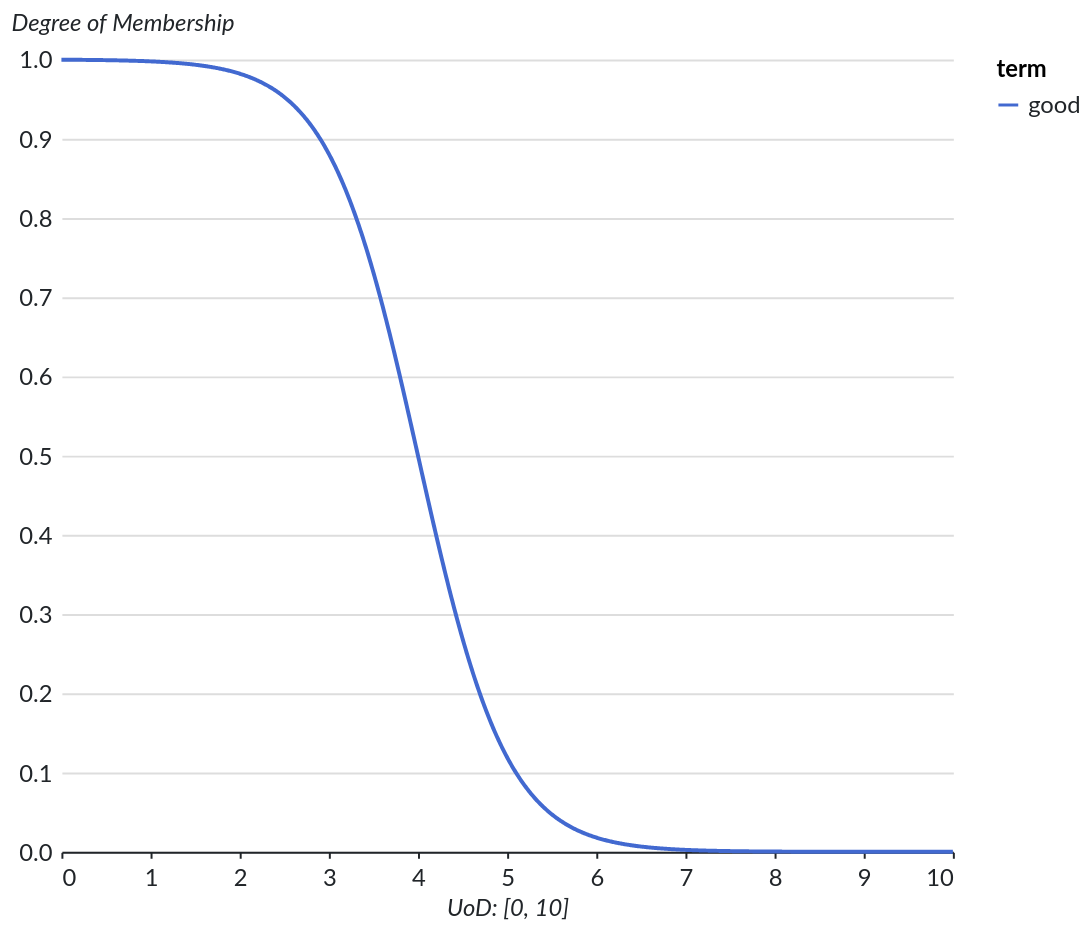

Source (notebook cell):
### Markdown cell above
### Z-Shaped

### Code cell
plot_fuzzy_set(
    mf=MFSigmoidal(a=-2, c=4),
    term="good",
    uod=(0, 10),
)

### Figure 1 — Vega-Lite specification as saved in the notebook (floating-point values rounded to 4 significant figures; data arrays with more than 128 entries replaced by an {"elided": "..."} marker saying what was removed)
{"background": "#ffffff", "config": {"title": {"anchor": "start", "font": "Lato", "color": "#212529", "fontSize": 20, "fontStyle": "normal", "subtitleFontSize": 16, "subtitleColor": "#212529", "fontWeight": 700, "subtitleFontWeight": 400, "subtitleFontStyle": "italic", "dy": -20}, "legend": {"labelFont": "Lato", "labelFontSize": 12, "labelColor": "#212529", "padding": 0, "titleFontSize": 12, "titleFont": "Lato", "titleAnchor": "start", "titleFontWeight": 700}, "axis": {"titleFontSize": 12, "titleFontStyle": "italic", "titleFontWeight": 400, "titleFont": "Lato", "titleColor": "#212529", "labelFontSize": 12, "labelFont": "Lato", "labelColor": "#212529", "labelFontWeight": 400, "labelPadding": 5}, "axisY": {"domain": false, "grid": true, "grid_color": "#dee2e6", "gridWidth": 1, "ticks": false, "titleAngle": 0, "titleAlign": "left", "titleY": -12}, "axisX": {"domain": true, "domainColor": "#212529", "domainWidth": 1, "grid": false, "labelAngle": 0, "ticks": true, "tickColor": "#212529", "tickSize": 3}, "facet": {"spacing": 50}, "headerColumn": {"title": null, "titleFontSize": 14, "titleFontWeight": 700, "titleFont": "Lato", "labelAnchor": "middle", "labelFontSize": 12, "labelFontWeight": 700, "labelFont": "Lato"}, "headerRow": {"labelFont": "Lato", "labelFontSize": 12, "labelAngle": 0, "labelAlign": "left", "labelAnchor": "middle", "labelFontWeight": 700, "labelPadding": 25, "titleFont": "Lato", "titleFontSize": 14, "titleFontWeight": 700, "titleAngle": 0, "orient": "left", "title": null}, "area": {"fill": "#b6377a"}, "circle": {"fill": "#b6377a"}, "line": {"stroke": "#b6377a"}, "rule": {"stroke": "#212529"}, "path": {"stroke": "#b6377a"}, "point": {"stroke": "#b6377a"}, "rect": {"fill": "#b6377a"}, "shape": {"stroke": "#b6377a"}, "symbol": {"fill": "#b6377a"}, "bar": {"fill": "#b6377a"}, "view": {"stroke": "transparent"}, "range": {"category": {"scheme": "observable10"}, "diverging": {"scheme": "spectral"}, "heatmap": {"scheme": "magma"}, "ramp": {"scheme": "cividis"}, "ordinal": {"scheme": "lighttealblue"}}}, "data": {"name": "data-3f582589fd22dfc19f27658cdee7121b"}, "mark": {"type": "line"}, "encoding": {"color": {"field": "term", "type": "nominal"}, "x": {"field": "x", "title": "UoD: [0, 10]", "type": "quantitative"}, "y": {"field": "membership", "title": "Degree of Membership", "type": "quantitative"}}, "height": 400, "width": 450, "$schema": "https://vega.github.io/schema/vega-lite/v6.1.0.json", "datasets": {"data-3f582589fd22dfc19f27658cdee7121b": {"elided": "1000 records"}}}
